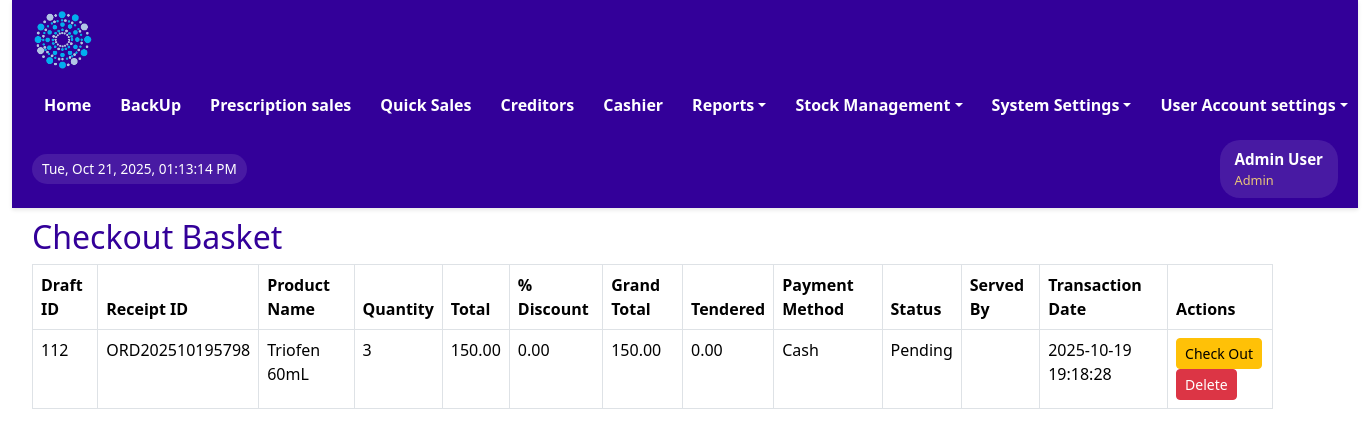
/sales/view_order-1.php (signed in), run on the app's committed database.
### tables this page shows
CREATE TABLE IF NOT EXISTS `users` (
  `user_id` int NOT NULL AUTO_INCREMENT,
  `first_name` varchar(100) NOT NULL,
  `last_name` varchar(100) NOT NULL,
  `email` varchar(100) NOT NULL,
  `password` varchar(100) DEFAULT NULL,
  `username` varchar(100) DEFAULT NULL,
  `sex` varchar(50) NOT NULL,
  `mobile` int NOT NULL,
  `userrole` varchar(100) NOT NULL,
  `staff_number` varchar(50) NOT NULL,
  `date_created` datetime DEFAULT CURRENT_TIMESTAMP,
  PRIMARY KEY (`user_id`),
  UNIQUE KEY `email` (`email`),
  UNIQUE KEY `mobile` (`mobile`),
  UNIQUE KEY `staff_number` (`staff_number`)
);

CREATE TABLE IF NOT EXISTS `sales_drafts` (
  `draft_id` int NOT NULL AUTO_INCREMENT,
  `receipt_id` varchar(255) NOT NULL,
  `payment_method` varchar(50) NOT NULL,
  `payment_status` varchar(50) NOT NULL,
  `brandname` varchar(500) DEFAULT NULL,
  `quantity` decimal(10,0) NOT NULL DEFAULT '1',
  `price` decimal(10,2) NOT NULL,
  `total_amount` decimal(10,2) NOT NULL,
  `discount` decimal(10,2) DEFAULT '0.00',
  `tax_amount` decimal(10,2) NOT NULL,
  `grand_total` decimal(10,2) NOT NULL,
  `tendered_amount` decimal(10,2) NOT NULL DEFAULT '0.00',
  `transBy` varchar(100) DEFAULT NULL,
  `transDate` datetime DEFAULT CURRENT_TIMESTAMP,
  PRIMARY KEY (`draft_id`)
);

### sales/view_order-1.php (the view, shortened to what this page needs)
<?php
include '../includes/config.php';
include '../includes/header.php';
$result = $conn->query("SELECT draft_id, receipt_id, payment_method, payment_status, brandname,
quantity, price, total_amount, discount, tax_amount, grand_total, tendered_amount, transBy, transDate FROM sales_drafts GROUP BY receipt_id ORDER BY transDate DESC");
$has_pending_orders = $result && $result->num_rows > 0;
?>
<!DOCTYPE html>
<html lang="en">
<head>
    <link rel="stylesheet" href="../assets/css/bootstrap.css" type="text/css">
    <link rel="stylesheet" href="../assets/css/bootstrap.min.css" type="text/css">
    <link rel="stylesheet" href="../assets/fontawesome-7.1.1/css/all.min.css" type="text/css">
</head>
<body>
    <div class="main-content">
        <div class='next-order;'>
            <h2>Checkout Basket</h2>
        </div>
        <table class="table table-bordered" style="width: 95%;">
            <thead>
                <tr>
                    <th>Draft ID</th>
                    <th>Receipt ID</th>
                    <th>Product Name</th>
                    <th>Quantity</th>
                    <th>Total</th>
                    <th>% Discount</th>
                    <th>Grand Total</th>
                    <th>Tendered</th>
                    <th>Payment Method</th>
                    <th>Status</th>
                    <th>Served By</th>
                    <th>Transaction Date</th>
                    <th>Actions</th>
                </tr>
            </thead>
            <tbody>
                <?php if ($has_pending_orders): ?>
                    <?php while ($row = $result->fetch_assoc()): ?>
                        <tr>
                            <td><?php echo htmlspecialchars($row['draft_id']); ?></td>
                            <td><?php echo htmlspecialchars($row['receipt_id']); ?></td>
                            <td><?php echo htmlspecialchars($row['brandname']); ?></td>
                            <td><?php echo htmlspecialchars($row['quantity']); ?></td>
                            <td><?php echo htmlspecialchars($row['total_amount']); ?></td>
                            <td><?php echo htmlspecialchars($row['discount']); ?></td>
                            <td><?php echo htmlspecialchars($row['grand_total']); ?></td>
                            <td><?php echo htmlspecialchars($row['tendered_amount']); ?></td>
                            <td><?php echo htmlspecialchars($row['payment_method']); ?></td>
                            <td><?php echo htmlspecialchars($row['payment_status']); ?></td>
                            <td><?php echo htmlspecialchars($row['transBy']); ?></td>
                            <td><?php echo htmlspecialchars($row['transDate']); ?></td>
                            <td>
                                <button class="btn btn-sm btn-warning update-btn" data-receipt-id="<?php echo htmlspecialchars($row['receipt_id']); ?>">Check Out</button>
                                <button class="btn btn-sm btn-danger delete-btn" data-receipt-id="<?php echo htmlspecialchars($row['receipt_id']); ?>">Delete</button>
                            </td>
                        </tr>
                    <?php endwhile; ?>
                <?php endif; ?>
            </tbody>
        </table>
    </div>
</body>
</html>

### includes/header.php (shortened to what this page needs)
<?php
include('config.php');
$userDetails = [
    'user_id' => $_SESSION['user_id'] ?? null,
    'username' => 'Guest',
    'full_name' => 'Guest User',
    'first_name' => 'Guest',
    'last_name' => 'User',
    'email' => '',
    'mobile' => '',
    'userrole' => $_SESSION['userrole'],
    'staff_number' => '',
    'sex' => ''
];
if ($userDetails['user_id']) {
    $stmt = $conn->prepare("SELECT
                user_id, first_name, last_name, email, username,
                sex, mobile, userrole, staff_number
            FROM users
            WHERE user_id = ?");
    $stmt->bind_param("i", $userDetails['user_id']);
    $stmt->execute();
    $result = $stmt->get_result();
    if ($result->num_rows > 0) {
        $dbData = $result->fetch_assoc();
        $userDetails = array_merge($userDetails, [
            'username' => htmlspecialchars($dbData['username']),
            'full_name' => htmlspecialchars($dbData['first_name'] . ' ' . $dbData['last_name']),
            'first_name' => htmlspecialchars($dbData['first_name']),
            'last_name' => htmlspecialchars($dbData['last_name']),
            'email' => htmlspecialchars($dbData['email']),
            'mobile' => htmlspecialchars($dbData['mobile']),
            'sex' => htmlspecialchars($dbData['sex']),
            'staff_number' => htmlspecialchars($dbData['staff_number']),
            'userrole' => htmlspecialchars($dbData['userrole'])
        ]);
    }
}
$userrole = $userDetails['userrole'];
$full_name = $userDetails['full_name'];
?>
<!DOCTYPE html>
<html lang="en">
<head>
    <link rel="stylesheet" href="../assets/css/bootstrap.min.css" type="text/css">
</head>
<body>
    <div class="container-fluid">
        <div class="main-header">
            <div class="header-content">
                <div class="logo-container">
                    <img src="../assets/images/Logo-round-nobg-2.png" alt="Pharmacy Logo">
                </div>
                <nav class="main-nav">
                    <ul class="nav-list">
                        <?php if (in_array($userrole, ['Admin', 'Supervisor', 'Manager'])) : ?>
                            <li class="nav-item"><a href="../dashboard/admin_dashboard.php" class="nav-link">Home</a></li>
                            <li class="nav-item"><a href="../Backup/backup.php" class="nav-link">BackUp</a></li>
                            <li class="nav-item"><a href="../sales/orders.php" class="nav-link">Prescription sales</a></li>
                            <li class="nav-item"><a href="../sales/direct_orders.php" class="nav-link">Quick Sales</a></li>
                            <li class="nav-item"><a href="../views/view_credit_sales.php" class="nav-link">Creditors</a></li>
                            <li class="nav-item"><a href="../sales/view_order.php" class="nav-link">Cashier</a></li>
                        <?php endif; ?>
                        <?php if (in_array($userrole, ['Admin', 'Supervisor', 'Manager'])) : ?>
                        <li class="dropdown">
                            <a href="#" class="dropdown-toggle">Reports</a>
                        </li>
                        <?php endif; ?>
                        <?php if (in_array($userrole, ['Admin', 'Supervisor', 'Manager', 'Cashier'])) : ?>
                        <li class="dropdown">
                            <a href="#" class="dropdown-toggle">Stock Management</a>
                        </li>
                        <?php endif; ?>
                        <?php if (in_array($userrole, ['Admin'])) : ?>
                        <li class="dropdown">
                            <a href="#" class="dropdown-toggle">System Settings</a>
                        </li>
                        <?php endif; ?>
                        <?php if (in_array($userrole, ['Admin', 'Supervisor', 'Manager', 'Cashier', 'Cleaner', 'Security', 'Pharmtech'])) : ?>
                        <li class="dropdown user-menu">
                            <a href="#" class="dropdown-toggle">User Account settings</a>
                        </li>
                        <?php endif; ?>
                    </ul>
                </nav>
                <div id="date-time" class="date-time-display"></div>
                <div class="user-info-header">
                    <div class="user-details">
                        <span class="user-name"><?php echo htmlspecialchars($full_name); ?></span>
                        <span class="user-role"><?php echo htmlspecialchars($userrole); ?></span>
                    </div>
                </div>
            </div>
        </div>
</body>
</html>

### includes/header.php (style rules this page uses)
* { box-sizing:border-box;margin:0;padding:0 }
.main-header { background-color:#330099;padding:10px 20px;box-shadow:0 2px 4px rgba(0,0,0,0.1);position:sticky;top:0;z-index:1000;min-height:70px;color:#FFF }
.header-content { display:flex;align-items:center;justify-content:space-between;width:100%;margin:0 auto;gap:15px;flex-wrap:wrap }
.logo-container { display:flex;align-items:center }
.logo-container img { height:60px;width:auto }
.user-info-header { display:flex;align-items:center;gap:10px;background:rgba(255,255,255,0.1);padding:8px 15px;border-radius:20px;color:#FFF;white-space:nowrap }
.user-info-header .user-details { display:flex;flex-direction:column;align-items:flex-start }
.user-info-header .user-name { font-weight:bold;font-size:0.95em }
.user-info-header .user-role { font-size:0.8em;opacity:0.9;color:#FBD875 }
.main-nav { display:flex;align-items:center }
.main-nav .nav-list { list-style:none;margin:0;padding:0;display:flex;align-items:center;gap:5px }
.main-nav .nav-item,.main-nav .dropdown { color:#FFF }
.main-nav .nav-link,.main-nav .dropdown-toggle { display:block;padding:8px 12px;text-decoration:none;color:#FFF;font-weight:600;white-space:nowrap;border-radius:4px;transition:background 0.1s }
.dropdown { position:relative }
.date-time-display { font-size:0.85em;color:#FFF;padding:5px 10px;background:rgba(255,255,255,0.1);border-radius:15px;white-space:nowrap }
.main-content { margin:10px 20px }
.main-content h2 { color:#330099 }

### data on the page
users: userrole "Admin"
sales_drafts: draft_id "112", receipt "ORD202510195798", brandname "Triofen 60mL", quantity "3", total_amount "150.00", discount "0.00", grand_total "150.00", tendered_amount "0.00", payment_method "Cash", payment_status "Pending", transDate "2025-10-19 19:18:28"

### other printed values
$full_name "Admin User"
